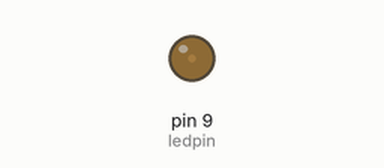
This sketch was run on a simulated Arduino Uno, built with avr-gcc and run on an emulated ATmega328P. On the bench: output pins drawn as LEDs (lit = HIGH).

Above: at 0.05 s.
At 0.3 s:
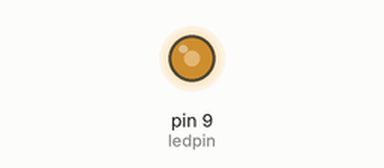
At 0.45 s:
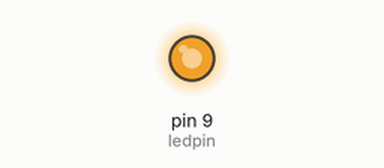
At 0.85 s:
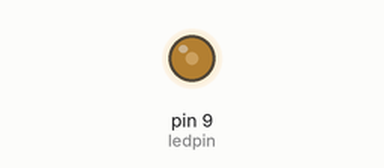
Timing chart, 0 to 3.0 s (numbered marks = the images above):
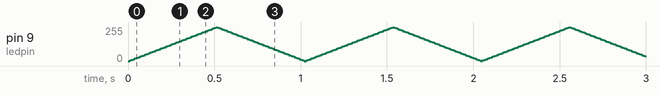

The sketch:

feid.ino
```cpp
int ledpin =9;
int analogPin = 0;
int val=5;

void setup() {

pinMode(ledpin, OUTPUT);

}

void loop() {

analogWrite(ledpin ,analogPin);
analogPin =analogPin +val;
if (analogPin <= 0 || analogPin >= 255)
{
  val = -val;
}
delay(10);

}
```
